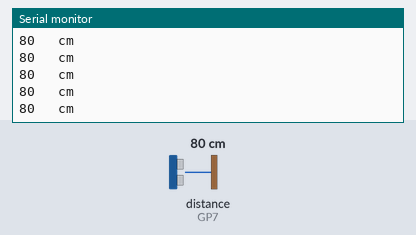
A program run on a simulated Raspberry Pi Pico. On the bench: the last lines printed to the serial monitor. Wiring (inferred from the names in the program): ultrasonic range finder: trigger GP8; echo GP7. The test bench sets the inputs (shaded band); at power-on: distance to the obstacle (sensor on GP7) 80 cm. The echo pulse lasts 58.3 µs per cm.

Above: at 1.2 s.
1.3 s: distance to the obstacle (sensor on GP7) set to 2 cm
At 1.34 s:
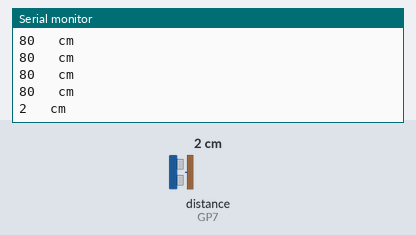
2.8 s: distance to the obstacle (sensor on GP7) set to 4 cm
At 2.81 s:
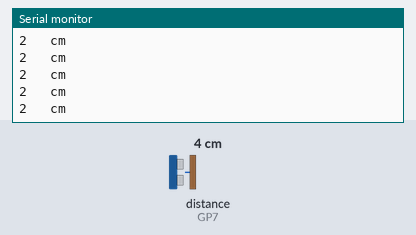
Timing chart, 0 to 5.8 s (numbered marks = the images above; inputs shaded):
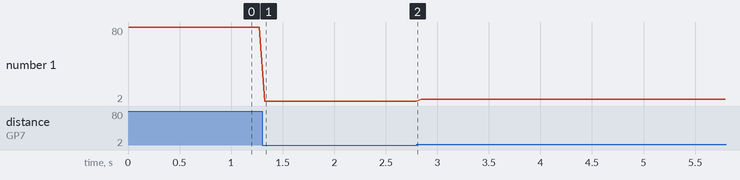

The program:

main.cpp
```cpp
#include <Arduino.h>

#define ECHOPIN 7// Pin to receive echo pulse
#define TRIGPIN 8// Pin to send trigger pulse

int distance;
void setup(){
  Serial.begin(9600);
  pinMode(ECHOPIN, INPUT);
  pinMode(TRIGPIN, OUTPUT);
  //digitalWrite(ECHOPIN, HIGH);

}
void loop(){
  digitalWrite(TRIGPIN, LOW); // Set the trigger pin to low for 2uS
  delayMicroseconds(2);
  digitalWrite(TRIGPIN, HIGH); // Send a 10uS high to trigger ranging
  delayMicroseconds(20);
  digitalWrite(TRIGPIN, LOW); // Send pin low again
  distance = pulseIn(ECHOPIN, HIGH)/58; // Read in times pulse
  //Serial.println(distance);
  Serial.print(distance);
  Serial.println("   cm");
  delay(50);// Wait 50mS before next ranging
}

// uint8_t Com[8] = {0x01,0x03,0x01,0x01,0x00,0x01,0xd4,0x36};

// unsigned int CRC16_2(unsigned char *buf, int len)
// {
//   unsigned int crc = 0xFFFF;
//   for (int pos = 0; pos < len; pos++)
//   {
//     crc ^= (unsigned int)buf[pos];
//     for (int i = 8; i != 0; i--)
//     {
//       if ((crc & 0x0001) != 0)
//       {
//         crc >>= 1;
//         crc ^= 0xA001;
//       }
//       else
//       {
//         crc >>= 1;
//       }
//     }
//   }

//   crc = ((crc & 0x00ff) << 8) | ((crc & 0xff00) >> 8);
//   return crc;
// }

// uint8_t readN(uint8_t *buf, size_t len)
// {
//   size_t offset = 0, left = len;
//   int16_t Tineout = 500;
//   uint8_t  *buffer = buf;
//   long curr = millis();
//   while (left) {
//     if (Serial.available()) {
//       buffer[offset] = Serial.read();
//       offset++;
//       left--;
//     }
//     if (millis() - curr > Tineout) {
//       break;
//     }
//   }
//   return offset;
// }

// int readDistance(void)
// {
//   uint8_t Data[10] = {0};
//   uint8_t ch = 0;
//   bool flag = 1;
//   int Distance = 0;
//   while (flag) {
//     delay(100);
//     Serial.write(Com, 8);
//     delay(10);
//     if (readN(&ch, 1) == 1) {
//       if (ch == 0x01) {
//         Data[0] = ch;
//         if (readN(&ch, 1) == 1) {
//           if (ch == 0x03) {
//             Data[1] = ch;
//             if (readN(&ch, 1) == 1) {
//               if (ch == 0x02) {
//                 Data[2] = ch;
//                 if (readN(&Data[3], 4) == 4) {
//                   if (CRC16_2(Data, 5) == (Data[5] * 256 + Data[6])) {
//                     Distance = Data[3] * 256 + Data[4];
//                     //Serial.println(Distance);
//                     flag = 0;
//                   }
//                 }
//               }
//             }
//           }
//         }
//       }
//     }
//     Serial.flush();

//   }
//   return Distance;
// }


// void setup()
// {
//   Serial.begin(115200);
// }
// void loop()
// {
//   int Distance =readDistance();
//   Serial.print("Distance = ");
//   Serial.print(Distance);
//   Serial.println(" mm");
//   delay(500);
// }
```

Measured:
- after the input at 1.3 s, the serial monitor: prints a new line at once (image 1)
- plotted number 1: 80 → 2 after the input at 1.3 s, 2 → 4 after the input at 2.8 s
